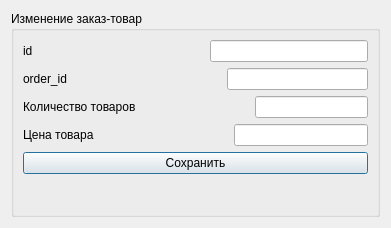
<?xml version="1.0" encoding="UTF-8"?>
<ui version="4.0">
 <class>Dialog</class>
 <widget class="QDialog" name="Dialog">
  <property name="geometry">
   <rect>
    <x>0</x>
    <y>0</y>
    <width>391</width>
    <height>228</height>
   </rect>
  </property>
  <property name="windowTitle">
   <string>Dialog</string>
  </property>
  <layout class="QVBoxLayout" name="verticalLayout">
   <item>
    <widget class="QGroupBox" name="groupBox">
     <property name="title">
      <string>Изменение заказ-товар</string>
     </property>
     <layout class="QVBoxLayout" name="verticalLayout_2">
      <item>
       <layout class="QHBoxLayout" name="horizontalLayout">
        <item>
         <widget class="QLabel" name="label_id">
          <property name="text">
           <string>id</string>
          </property>
         </widget>
        </item>
        <item>
         <widget class="QLabel" name="label_id_2">
          <property name="text">
           <string/>
          </property>
         </widget>
        </item>
        <item>
         <spacer name="horizontalSpacer_4">
          <property name="orientation">
           <enum>Qt::Horizontal</enum>
          </property>
          <property name="sizeHint" stdset="0">
           <size>
            <width>40</width>
            <height>20</height>
           </size>
          </property>
         </spacer>
        </item>
        <item>
         <widget class="QLineEdit" name="lineEdit_2"/>
        </item>
       </layout>
      </item>
      <item>
       <layout class="QHBoxLayout" name="horizontalLayout_5">
        <item>
         <widget class="QLabel" name="label_id_3">
          <property name="text">
           <string>order_id</string>
          </property>
         </widget>
        </item>
        <item>
         <widget class="QLabel" name="label_id_4">
          <property name="text">
           <string/>
          </property>
         </widget>
        </item>
        <item>
         <spacer name="horizontalSpacer_5">
          <property name="orientation">
           <enum>Qt::Horizontal</enum>
          </property>
          <property name="sizeHint" stdset="0">
           <size>
            <width>40</width>
            <height>20</height>
           </size>
          </property>
         </spacer>
        </item>
        <item>
         <widget class="QLineEdit" name="lineEdit"/>
        </item>
       </layout>
      </item>
      <item>
       <layout class="QHBoxLayout" name="horizontalLayout_2">
        <item>
         <widget class="QLabel" name="label_ZakazTovarKolvo">
          <property name="text">
           <string>Количество товаров</string>
          </property>
         </widget>
        </item>
        <item>
         <spacer name="horizontalSpacer_3">
          <property name="orientation">
           <enum>Qt::Horizontal</enum>
          </property>
          <property name="sizeHint" stdset="0">
           <size>
            <width>40</width>
            <height>20</height>
           </size>
          </property>
         </spacer>
        </item>
        <item>
         <widget class="QLineEdit" name="lineEdit_KolvoTovar"/>
        </item>
       </layout>
      </item>
      <item>
       <layout class="QHBoxLayout" name="horizontalLayout_3">
        <item>
         <widget class="QLabel" name="label_ZakazTovarPrice">
          <property name="text">
           <string>Цена товара</string>
          </property>
         </widget>
        </item>
        <item>
         <spacer name="horizontalSpacer_2">
          <property name="orientation">
           <enum>Qt::Horizontal</enum>
          </property>
          <property name="sizeHint" stdset="0">
           <size>
            <width>40</width>
            <height>20</height>
           </size>
          </property>
         </spacer>
        </item>
        <item>
         <widget class="QLineEdit" name="lineEdit_PriceTovar"/>
        </item>
       </layout>
      </item>
      <item>
       <layout class="QHBoxLayout" name="horizontalLayout_4"/>
      </item>
      <item>
       <widget class="QPushButton" name="pushButtonProd">
        <property name="text">
         <string>Сохранить</string>
        </property>
       </widget>
      </item>
      <item>
       <spacer name="verticalSpacer">
        <property name="orientation">
         <enum>Qt::Vertical</enum>
        </property>
        <property name="sizeHint" stdset="0">
         <size>
          <width>20</width>
          <height>40</height>
         </size>
        </property>
       </spacer>
      </item>
     </layout>
    </widget>
   </item>
  </layout>
 </widget>
 <resources/>
 <connections/>
</ui>
